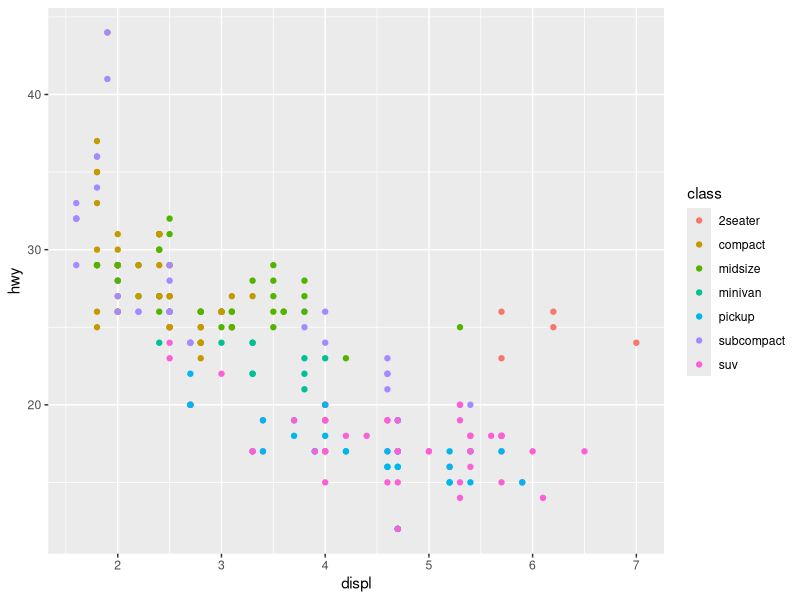
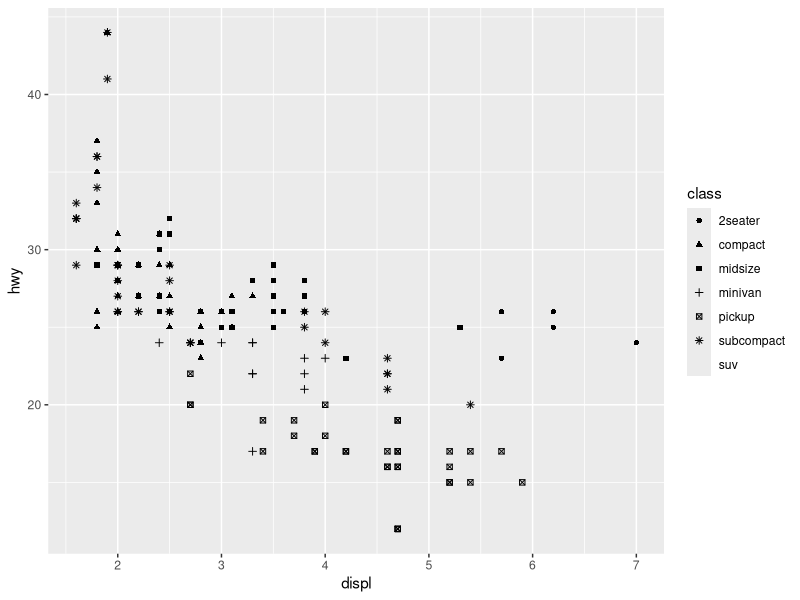
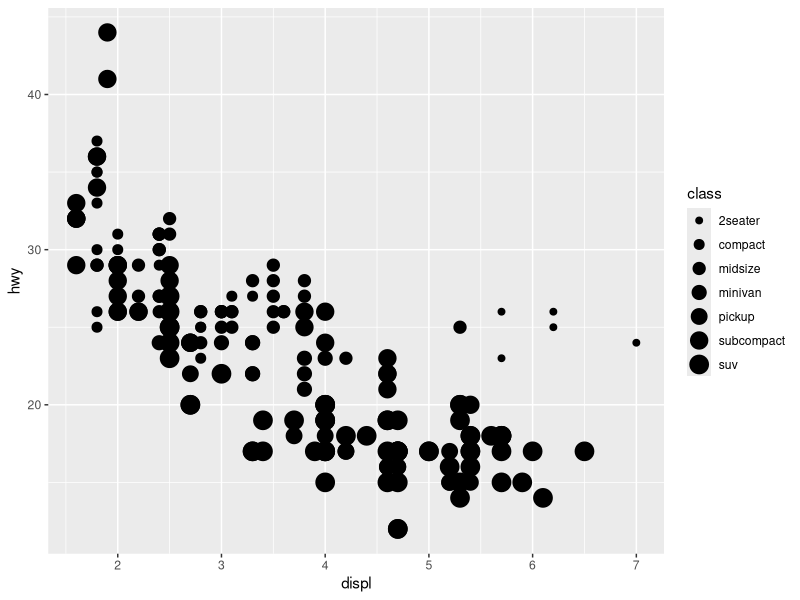
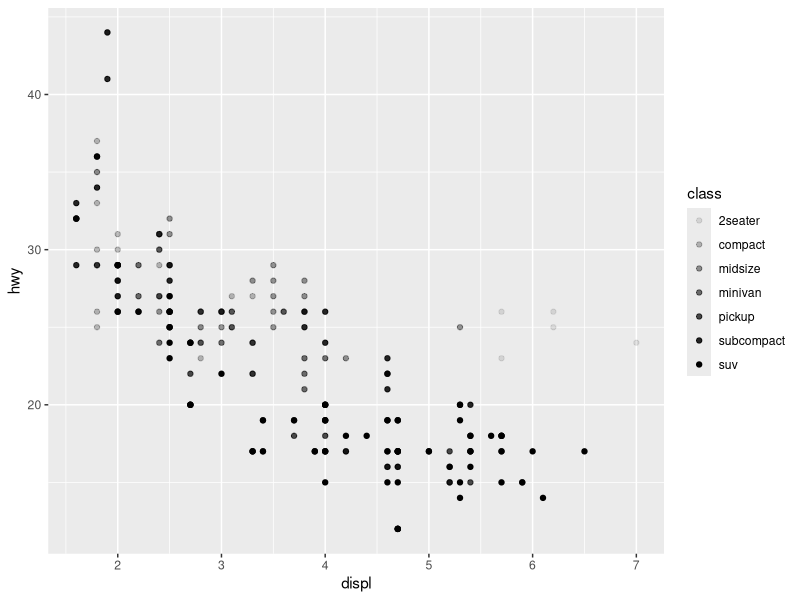
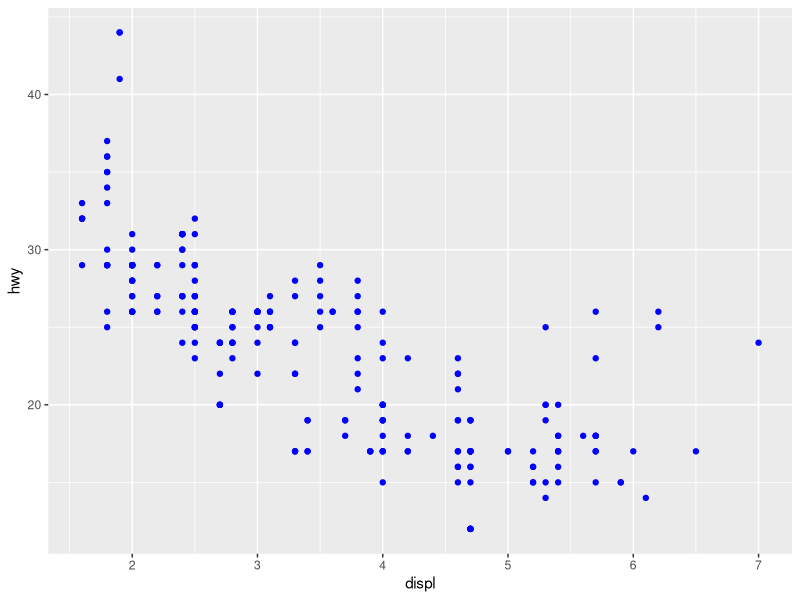
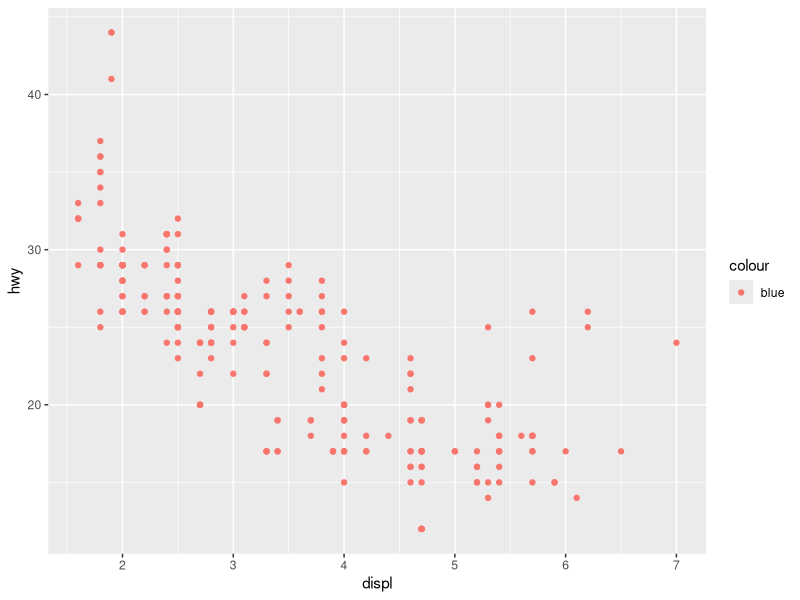
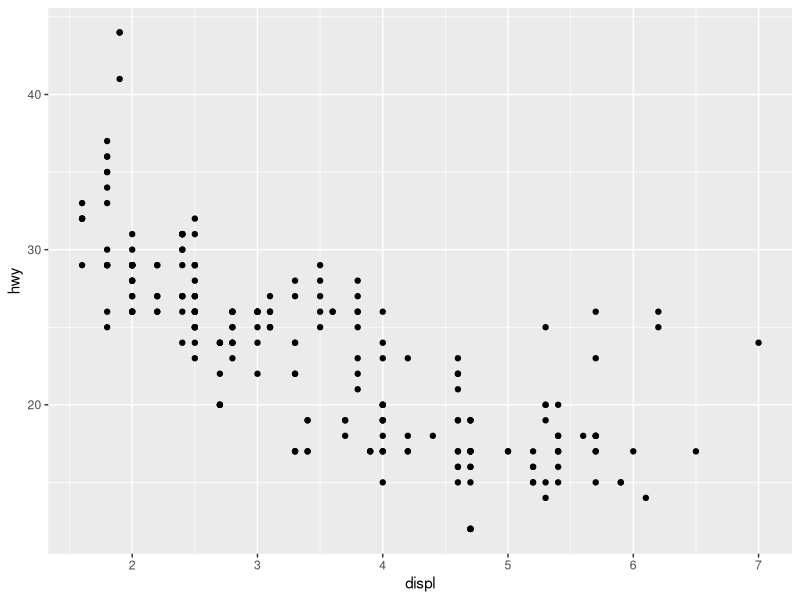
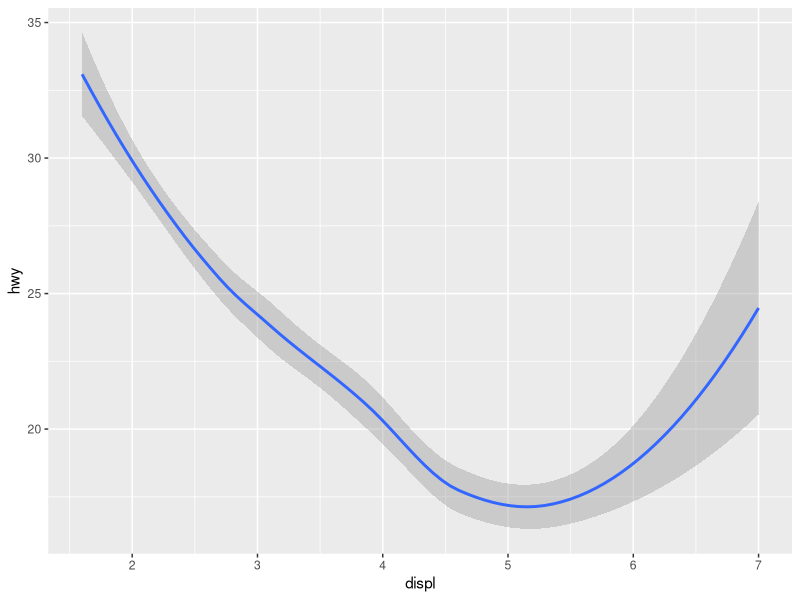

Reproduce these figures in R, in order.
## ---- chunk 1
library(tidyverse)
## ---- chunk 2
mpg
## ---- chunk 3
# Left
ggplot(mpg, aes(x = displ, y = hwy, color = class)) +
  geom_point()

# Right
ggplot(mpg, aes(x = displ, y = hwy, shape = class)) +
  geom_point()
## ---- chunk 4
# Left
ggplot(mpg, aes(x = displ, y = hwy, size = class)) +
  geom_point()

# Right
ggplot(mpg, aes(x = displ, y = hwy, alpha = class)) +
  geom_point()
## ---- chunk 5
ggplot(mpg, aes(x = displ, y = hwy)) + 
  geom_point(color = "blue")
## ---- chunk 6
ggplot(mpg) + 
  geom_point(aes(x = displ, y = hwy, color = "blue"))
## ---- chunk 7
ggplot(mpg, aes(x = displ, y = hwy)) + 
  geom_point()

ggplot(mpg, aes(x = displ, y = hwy)) + 
  geom_smooth()
## ---- chunk 8
ggplot(mpg, aes(x = displ, y = hwy, shape = drv)) + 
  geom_smooth()

ggplot(mpg, aes(x = displ, y = hwy, linetype = drv)) + 
  geom_smooth()
## ---- chunk 9
ggplot(mpg, aes(x = displ, y = hwy, color = drv)) + 
  geom_point() +
  geom_smooth(aes(linetype = drv))
## ---- chunk 10
ggplot(mpg, aes(x = displ, y = hwy)) +
  geom_smooth()

ggplot(mpg, aes(x = displ, y = hwy)) +
  geom_smooth(aes(group = drv))

ggplot(mpg, aes(x = displ, y = hwy)) +
  geom_smooth(aes(color = drv), show.legend = FALSE)
## ---- chunk 11
ggplot(mpg, aes(x = displ, y = hwy)) + 
  geom_point(aes(color = class)) + 
  geom_smooth()
## ---- chunk 12
ggplot(mpg, aes(x = displ, y = hwy)) + 
  geom_point() + 
  geom_point(
    data = mpg |> filter(class == "2seater"), 
    color = "red"
  ) +
  geom_point(
    data = mpg |> filter(class == "2seater"), 
    shape = "circle open", size = 3, color = "red"
  )
## ---- chunk 13
ggplot(mpg, aes(x = hwy)) +
  geom_histogram(binwidth = 2)

ggplot(mpg, aes(x = hwy)) +
  geom_density()

ggplot(mpg, aes(x = hwy)) +
  geom_boxplot()
## ---- chunk 14
library(ggridges)

ggplot(mpg, aes(x = hwy, y = drv, fill = drv, color = drv)) +
  geom_density_ridges(alpha = 0.5, show.legend = FALSE)
## ---- chunk 15
ggplot(mpg, aes(x = displ, y = hwy)) +
  geom_smooth(aes(color = drv), show.legend = FALSE)
## ---- chunk 16
ggplot(mpg, aes(x = displ, y = hwy)) + 
  geom_point() + 
  facet_wrap(~cyl)
## ---- chunk 17
ggplot(mpg, aes(x = displ, y = hwy)) + 
  geom_point() + 
  facet_grid(drv ~ cyl)
## ---- chunk 18
ggplot(mpg, aes(x = displ, y = hwy)) + 
  geom_point() + 
  facet_grid(drv ~ cyl, scales = "free")
## ---- chunk 19
ggplot(mpg) + 
  geom_point(aes(x = drv, y = cyl))
## ---- chunk 20
ggplot(mpg) + 
  geom_point(aes(x = displ, y = hwy)) +
  facet_grid(drv ~ .)

ggplot(mpg) + 
  geom_point(aes(x = displ, y = hwy)) +
  facet_grid(. ~ cyl)
## ---- chunk 21
ggplot(mpg) + 
  geom_point(aes(x = displ, y = hwy)) + 
  facet_wrap(~ cyl, nrow = 2)
## ---- chunk 22
ggplot(mpg, aes(x = displ)) + 
  geom_histogram() + 
  facet_grid(drv ~ .)

ggplot(mpg, aes(x = displ)) + 
  geom_histogram() +
  facet_grid(. ~ drv)
## ---- chunk 23
ggplot(mpg) + 
  geom_point(aes(x = displ, y = hwy)) +
  facet_grid(drv ~ .)
## ---- chunk 24
ggplot(diamonds, aes(x = cut)) + 
  geom_bar()
## ---- chunk 25
diamonds |>
  count(cut) |>
  ggplot(aes(x = cut, y = n)) +
  geom_bar(stat = "identity")
## ---- chunk 26
ggplot(diamonds, aes(x = cut, y = after_stat(prop), group = 1)) + 
  geom_bar()
## ---- chunk 27
ggplot(diamonds) + 
  stat_summary(
    aes(x = cut, y = depth),
    fun.min = min,
    fun.max = max,
    fun = median
  )
## ---- chunk 28
ggplot(diamonds, aes(x = cut, y = after_stat(prop))) + 
  geom_bar()
ggplot(diamonds, aes(x = cut, fill = color, y = after_stat(prop))) + 
  geom_bar()
## ---- chunk 29
ggplot(mpg, aes(x = drv, color = drv)) + 
  geom_bar()

ggplot(mpg, aes(x = drv, fill = drv)) + 
  geom_bar()
## ---- chunk 30
ggplot(mpg, aes(x = drv, fill = class)) + 
  geom_bar()
## ---- chunk 31
ggplot(mpg, aes(x = drv, fill = class)) + 
  geom_bar(alpha = 1/5, position = "identity")

ggplot(mpg, aes(x = drv, color = class)) + 
  geom_bar(fill = NA, position = "identity")
## ---- chunk 32
ggplot(mpg, aes(x = drv, fill = class)) + 
  geom_bar(position = "fill")

ggplot(mpg, aes(x = drv, fill = class)) + 
  geom_bar(position = "dodge")
## ---- chunk 33
ggplot(mpg, aes(x = displ, y = hwy)) + 
  geom_point(position = "jitter")
## ---- chunk 34
ggplot(mpg, aes(x = cty, y = hwy)) + 
  geom_point()
## ---- chunk 35
ggplot(mpg, aes(x = displ, y = hwy)) +
  geom_point()
ggplot(mpg, aes(x = displ, y = hwy)) +
  geom_point(position = "identity")
## ---- chunk 36
nz <- map_data("nz")

ggplot(nz, aes(x = long, y = lat, group = group)) +
  geom_polygon(fill = "white", color = "black")

ggplot(nz, aes(x = long, y = lat, group = group)) +
  geom_polygon(fill = "white", color = "black") +
  coord_quickmap()
## ---- chunk 37
bar <- ggplot(data = diamonds) + 
  geom_bar(
    mapping = aes(x = clarity, fill = clarity), 
    show.legend = FALSE,
    width = 1
  ) + 
  theme(aspect.ratio = 1)

bar + coord_flip()
bar + coord_polar()
## ---- chunk 38
ggplot(data = mpg, mapping = aes(x = cty, y = hwy)) +
  geom_point() + 
  geom_abline() +
  coord_fixed()
